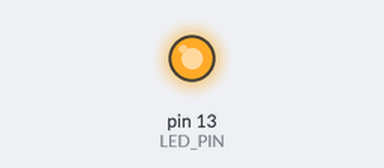
Recording of a sketch running on a simulated Arduino Uno, built with avr-gcc and run on an emulated ATmega328P. Parts: output pins drawn as LEDs (lit = HIGH). What the sketch prints to the serial monitor is not drawn.

Above: at 1.5 s.
At 3.5 s:
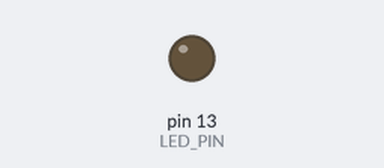
Timing chart, 0 to 5.2 s (numbered marks = the images above):
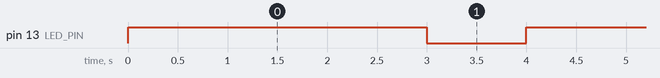

Measured:
- by itself, pin 13 (LED_PIN): alternates HIGH for 3.0 s and LOW for 1.0 s

The sketch:

rf.ino
```cpp
// Used Arduino 0017
// This is a simple test app for cheap RF transmitter and receiver hardware.
// 433MHz RF Transmitter: http://electronics-diy.com/product_details.php?pid=250
// 433MHz RF Receiver:    http://electronics-diy.com/product_details.php?pid=251
// This says whether you are building the transmistor or reciever.
// Only one of these should be defined.

#define TRANSMITTER
//#define RECEIVER

// Arduino digital pins
#define BUTTON_PIN  2
#define LED_PIN     13

// Button hardware is setup so the button goes LOW when pressed
#define BUTTON_PRESSED LOW
#define BUTTON_NOT_PRESSED HIGH

void setup() {
    pinMode(BUTTON_PIN, INPUT);
    pinMode(LED_PIN, OUTPUT);
    digitalWrite(LED_PIN, LOW);
    Serial.begin(1200);
}

#ifdef TRANSMITTER
void loop() {
//    static int prev_button = BUTTON_NOT_PRESSED;  // Previous button press value
//    int        cur_button;                        // Current button press value
//
//    cur_button = digitalRead(BUTTON_PIN);
//    if ((prev_button == BUTTON_NOT_PRESSED) && (cur_button == BUTTON_PRESSED))
//        writeUInt(271); // Put any number you want to send here (71 is just a test)
//    delay(50); // Debounce button
//    prev_button = cur_button;
    writeUInt(271);
    digitalWrite(LED_PIN, HIGH);
    delay(3000);
    digitalWrite(LED_PIN, LOW);
    delay(1000);
}
#endif //TRANSMITTER

#ifdef RECEIVER
void loop() {
    boolean light_led = false;

    if (readUInt(true) == 271) {
        // Check to see if we got the 71 test number
        light_led = true;
    }

    if (light_led) {
        digitalWrite(LED_PIN, HIGH);
        delay(1000);
        digitalWrite(LED_PIN, LOW);
    }
}
#endif //RECEIVER
```

network.ino
```cpp
// Used Arduino 0017
// This does does some error checking to try to make sure the receiver on this one way RF serial link doesn't repond to garbage
#define NETWORK_SIG_SIZE 3
#define VAL_SIZE         2
#define CHECKSUM_SIZE    1
#define PACKET_SIZE      (NETWORK_SIG_SIZE + VAL_SIZE + CHECKSUM_SIZE)

// The network address byte and can be change if you want to run different devices in proximity to each other without interfearance
#define NET_ADDR 5

const uint8_t g_network_sig[NETWORK_SIG_SIZE] = {0x8F, 0xAA, NET_ADDR};  // Few bytes used to initiate a transfer

// Sends an unsigned int over the RF network
void writeUInt(unsigned int val) {
    uint8_t checksum = (val/256) ^ (val&0xFF);
    Serial.write(0xF0);  // This gets reciever in sync with transmitter
    Serial.write(g_network_sig, NETWORK_SIG_SIZE);
    Serial.write((uint8_t *)&val, VAL_SIZE);
    Serial.write(checksum); //CHECKSUM_SIZE
}

// Receives an unsigned int over the RF network
unsigned int readUInt(boolean wait) {
    int pos = 0;          // Position in the network signature
    unsigned int val;     // Value of the unsigned int
    byte c = 0;           // Current byte

    if((Serial.available() < PACKET_SIZE) && (wait == false)) {
        return 0xFFFF;
    }

    while(pos < NETWORK_SIG_SIZE) {
        while(Serial.available() == 0); // Wait until something is avalible
            c = Serial.read();

        if (c == g_network_sig[pos]) {
            if (pos == NETWORK_SIG_SIZE-1) {
                byte checksum;

                while(Serial.available() < VAL_SIZE + CHECKSUM_SIZE); // Wait until something is avalible
                val      =  Serial.read();
                val      += ((unsigned int)Serial.read())*256;
                checksum =  Serial.read();

                if (checksum != ((val/256) ^ (val&0xFF))) {
                    // Checksum failed
                    pos = -1;
                }
            }
            ++pos;
        } else if (c == g_network_sig[0]) {
            pos = 1;
        } else {
            pos = 0;
            if (!wait) {
                return 0xFFFF;
            }
        }
    }
    return val;
}
```
